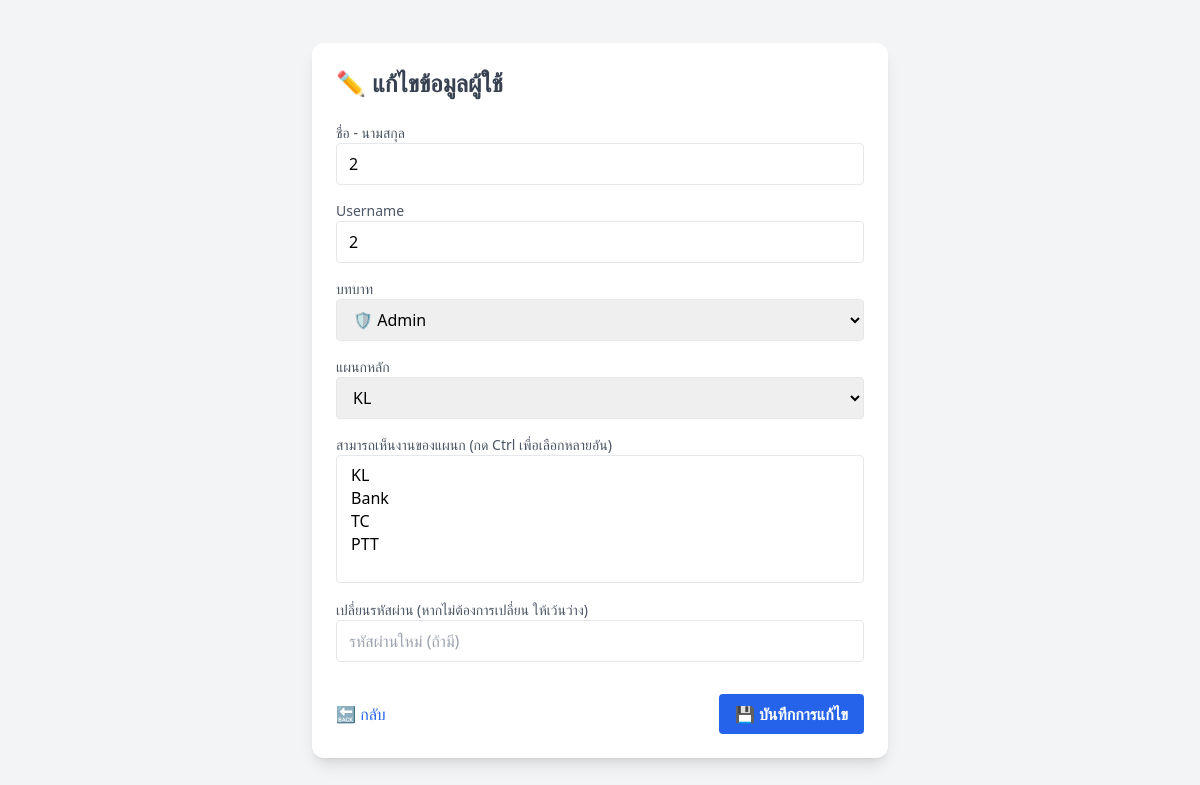
The app's page /admin/edit_user.php?id=12 (signed in) with its own data.
### tables this page shows
CREATE TABLE `users` (
  `id` int(11) NOT NULL,
  `name` varchar(100) DEFAULT NULL,
  `username` varchar(50) DEFAULT NULL,
  `password` varchar(255) DEFAULT NULL,
  `role` enum('admin','field','manager') DEFAULT 'field',
  `created_at` timestamp NOT NULL DEFAULT current_timestamp(),
  `active` tinyint(1) DEFAULT 1,
  `department_id` int(11) DEFAULT NULL,
  `marker_color` varchar(20) DEFAULT NULL
);

CREATE TABLE `departments` (
  `id` int(11) NOT NULL,
  `name` varchar(100) NOT NULL
);

### admin/edit_user.php (the view, shortened to what this page needs)
<?php
include '../config/db.php';
$id = $_GET['id'] ?? null;
$departments = $conn->query("SELECT * FROM departments");
$stmt = $conn->prepare("SELECT * FROM users WHERE id = ?");
$stmt->bind_param("i", $id);
$stmt->execute();
$result = $stmt->get_result();
$user = $result->fetch_assoc();
$visible_ids = [];
?>
<!DOCTYPE html>
<html lang="th">
<head>
  <script src="https://cdn.tailwindcss.com"></script>
</head>
<body class="bg-gray-100 min-h-screen flex items-center justify-center px-4 py-10">
  <div class="w-full max-w-xl bg-white shadow-lg rounded-xl p-6">
    <h2 class="text-2xl font-bold text-gray-700 mb-6">✏️ แก้ไขข้อมูลผู้ใช้</h2>
    <form method="post" class="space-y-4">
      <div>
        <label class="block text-sm text-gray-600">ชื่อ - นามสกุล</label>
        <input type="text" name="name" value="<?= htmlspecialchars($user['name']) ?>"
               class="w-full px-3 py-2 border rounded focus:outline-none focus:ring-2 focus:ring-blue-500" required>
      </div>
      <div>
        <label class="block text-sm text-gray-600">Username</label>
        <input type="text" name="username" value="<?= htmlspecialchars($user['username']) ?>"
               class="w-full px-3 py-2 border rounded focus:outline-none" required>
      </div>
      <div>
        <label class="block text-sm text-gray-600">บทบาท</label>
        <select name="role" class="w-full px-3 py-2 border rounded focus:outline-none">
          <option value="admin" <?= $user['role'] === 'admin' ? 'selected' : '' ?>>🛡️ Admin</option>
        </select>
      </div>
      <div>
        <label class="block text-sm text-gray-600">แผนกหลัก</label>
        <select name="department_id" class="w-full px-3 py-2 border rounded" required>
          <?php
          $departments->data_seek(0);
          while ($d = $departments->fetch_assoc()):
          ?>
            <option value="<?= $d['id'] ?>" <?= ($user['department_id'] == $d['id']) ? 'selected' : '' ?>>
              <?= htmlspecialchars($d['name']) ?>
            </option>
          <?php endwhile; ?>
        </select>
      </div>
      <div>
        <label class="block text-sm text-gray-600">สามารถเห็นงานของแผนก (กด Ctrl เพื่อเลือกหลายอัน)</label>
        <select name="visible_departments[]" multiple class="w-full px-3 py-2 border rounded h-32">
          <?php
          $departments->data_seek(0);
          while ($d = $departments->fetch_assoc()):
          ?>
            <option value="<?= $d['id'] ?>" <?= in_array($d['id'], $visible_ids) ? 'selected' : '' ?>>
            </option>
          <?php endwhile; ?>
        </select>
      </div>
      <div>
        <label class="block text-sm text-gray-600">เปลี่ยนรหัสผ่าน (หากไม่ต้องการเปลี่ยน ให้เว้นว่าง)</label>
        <input type="password" name="password" placeholder="รหัสผ่านใหม่ (ถ้ามี)"
               class="w-full px-3 py-2 border rounded focus:outline-none">
      </div>
      <div class="flex justify-between items-center pt-4">
        <a href="users.php" class="text-blue-600 hover:underline">🔙 กลับ</a>
        <button type="submit"
                class="bg-blue-600 hover:bg-blue-700 text-white px-4 py-2 rounded font-semibold transition">
          💾 บันทึกการแก้ไข
        </button>
      </div>
    </form>
  </div>
</body>
</html>

### records on screen
users: name "2", username "2", role "🛡️ Admin", department_id "KL"
